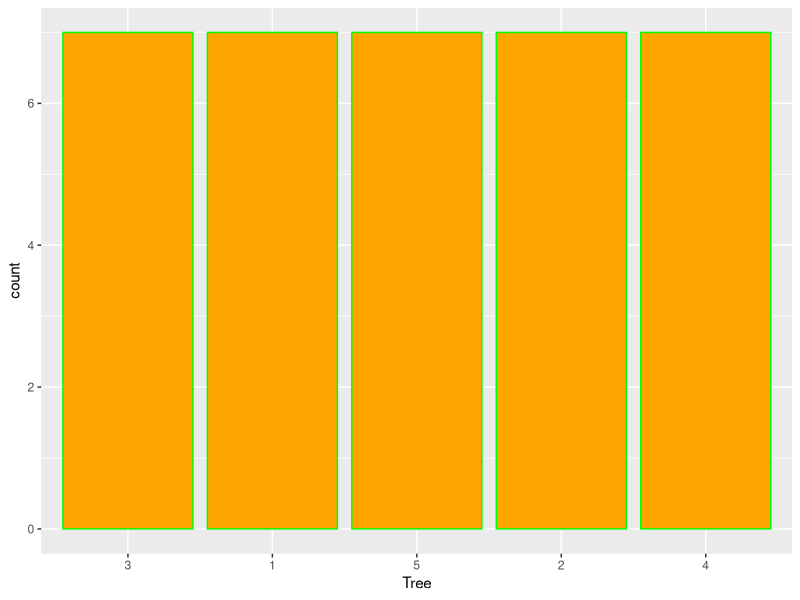
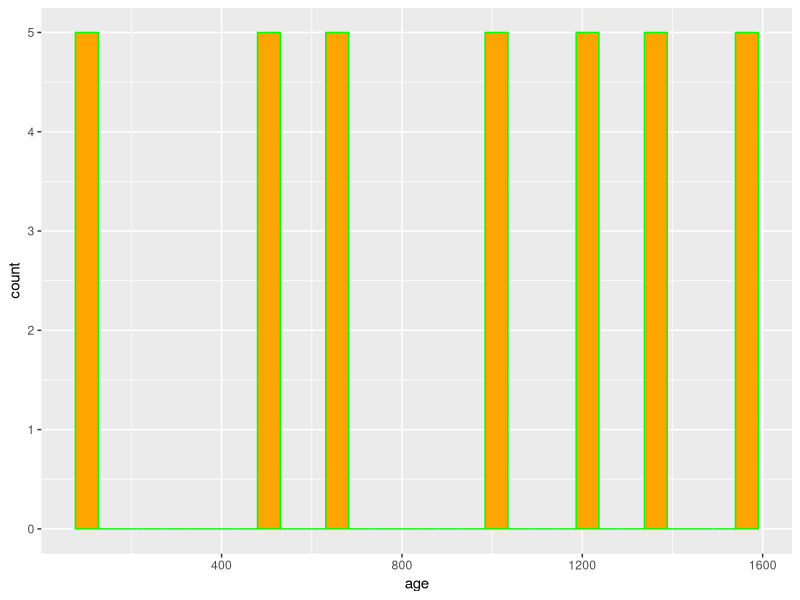

Source code (R) for these figures, in order:
## ---- chunk 1
knitr::opts_chunk$set(echo = TRUE)
## ---- chunk 2
library(ggplot2)
df
## ---- chunk 3
ggplot(data = Orange , aes(x = Tree)) +
geom_bar(fill = "orange", colour = "green")
## ---- chunk 4
ggplot(data = Orange, aes(x = age)) +
geom_histogram(fill = "orange", colour = "green")
